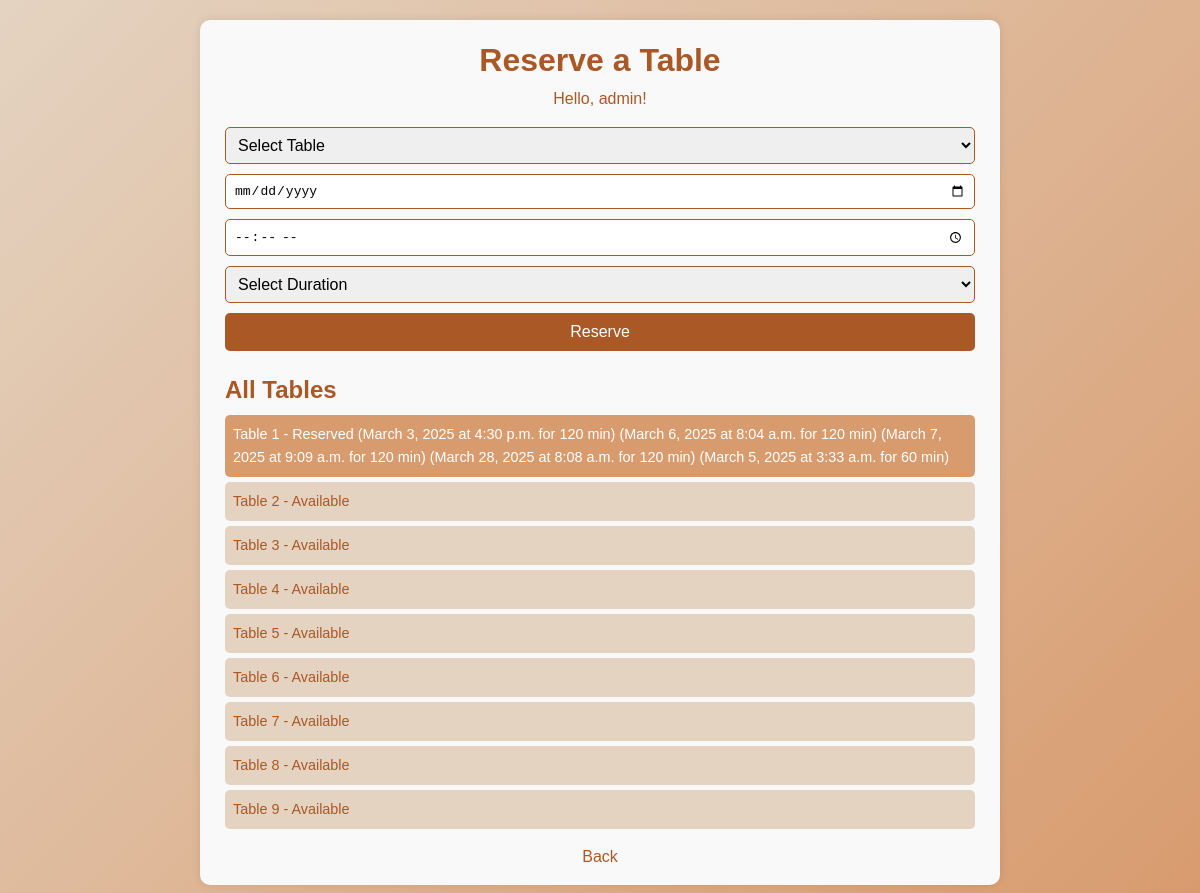
The app's page /cafe/reserve_table/ (signed in) with its own data.
### cafe/models.py (models this page shows, shortened)
class Table(models.Model):
    number = models.IntegerField(unique=True)
    is_available = models.BooleanField(default=True)

class TableReservation(models.Model):
    user = models.ForeignKey(User, on_delete=models.CASCADE)
    table = models.ForeignKey(Table, on_delete=models.CASCADE)
    date = models.DateField()
    start_time = models.TimeField()
    duration = models.IntegerField(choices=[(30, '30 min'), (60, '1 hour'), (120, '2 hours')])
    created_at = models.DateTimeField(auto_now_add=True)

### cafe/views.py (the view, shortened to what this page needs)
# urls.py: path('reserve_table/', views.reserve_table, name='reserve_table'),
@login_required
def reserve_table(request):
    tables = Table.objects.all()
    all_tables = Table.objects.all()
    reservations = TableReservation.objects.all()
    return render(request, 'cafe/reserve_table.html', {
        'tables': tables,
        'all_tables': all_tables,
        'reservations': reservations
    })

### cafe/templates/cafe/reserve_table.html (shortened to what this page needs)
{% load static %}
<!DOCTYPE html>
<html lang="en">
<head>
    <link rel="stylesheet" href="{% static 'css/style.css' %}">
</head>
<body>
    <div class="reserve-container">
        <h1>Reserve a Table</h1>
        {% if user.is_authenticated %}
            <p>Hello, {{ user.username }}!</p>
            <form method="POST" id="table-form">
                <select name="table_number" required>
                    <option value="" disabled selected>Select Table</option>
                </select>
                <input type="date" name="date" required>
                <input type="time" name="start_time" required>
                <select name="duration" required>
                    <option value="" disabled selected>Select Duration</option>
                </select>
                <button type="submit">Reserve</button>
            </form>
            <div class="tables-list">
                <h2>All Tables</h2>
                {% for table in all_tables %}
                    <div class="table-item {% if table.is_available %}available{% else %}reserved{% endif %}">
                        Table {{ table.number }} -
                        {% if table.is_available %}
                            Available
                        {% else %}
                            Reserved
                            {% for reservation in reservations %}
                                {% if reservation.table.id == table.id %}
                                    ({{ reservation.date }} at {{ reservation.start_time }} for {{ reservation.duration }} min)
                                {% endif %}
                            {% endfor %}
                        {% endif %}
                    </div>
                {% endfor %}
            </div>
        {% else %}
            <p>Please <a href="{% url 'login' %}">login</a> or <a href="{% url 'cafe:signup' %}">sign up</a> to reserve.</p>
        {% endif %}
        <a href="{% url 'cafe:home' %}" class="back-link">Back</a>
    </div>
</body>
</html>

### cafe/static/css/style.css (style rules this page uses)
body { font-family: 'Orbitron', 'Poppins', sans-serif; background: #e4d3c1; color: #aa5825; max-width: 1400px; margin: 0 auto; padding: 0 30px; line-height: 1.8; position: relative; overflow-x: hidden; min-height: 100vh; -webkit-font-smoothing: antialiased; -moz-osx-font-smoothing: grayscale; }

### cafe/templates/cafe/reserve_table.html (style rules this page uses)
* { margin: 0; padding: 0; box-sizing: border-box; }
body { font-family: 'Poppins', sans-serif; background: linear-gradient(135deg, #e4d3c1 0%, #d89b6e 100%); color: #aa5825; line-height: 1.6; }
.reserve-container { max-width: 800px; margin: 20px auto; padding: 15px; background: #f9f9f9; border-radius: 10px; box-shadow: 0 0 10px rgba(0, 0, 0, 0.1); }
h1 { text-align: center; color: #aa5825; font-size: 2em; }
p { text-align: center; margin-bottom: 15px; }
form { display: flex; flex-direction: column; gap: 10px; max-width: 100%; margin: 0 auto; padding: 0 10px; }
select, input[type="date"], input[type="time"] { padding: 8px; border: 1px solid #aa5825; border-radius: 5px; font-size: 1em; width: 100%; }
button[type="submit"] { padding: 10px; background: #aa5825; color: white; border: none; border-radius: 5px; cursor: pointer; font-size: 1em; transition: background 0.3s ease; }
.tables-list { margin-top: 20px; padding: 0 10px; }
.table-item { padding: 8px; margin: 5px 0; border-radius: 5px; font-size: 0.9em; }
.available { background: #e4d3c1; }
.reserved { background: #d89b6e; color: white; }
.back-link { display: block; text-align: center; margin-top: 15px; color: #aa5825; text-decoration: none; font-size: 1em; }

### records on screen
Table: number "1"
TableReservation: date "March 3, 2025", start_time "4:30 p.m.", duration "120"
TableReservation: date "March 6, 2025", start_time "8:04 a.m.", duration "120"
TableReservation: date "March 7, 2025", start_time "9:09 a.m.", duration "120"
TableReservation: date "March 28, 2025", start_time "8:08 a.m.", duration "120"
TableReservation: date "March 5, 2025", start_time "3:33 a.m.", duration "60"
Table: number "2", is_available "Available"
Table: number "3", is_available "Available"
Table: number "4", is_available "Available"
Table: number "5", is_available "Available"
Table: number "6", is_available "Available"
Table: number "7", is_available "Available"
Table: number "8", is_available "Available"
Table: number "9", is_available "Available"

### other values on screen
{{ user.username }} "admin"
